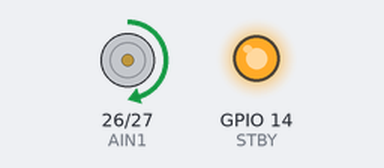
Simulated run of this sketch. Board: ESP32. Parts: motor-driver pin pairs drawn as motors (green arrow = first pin HIGH = forward, orange = second pin HIGH = backward, longer = more drive, scaled by the enable pin, stopped while the standby pin is LOW), output pins drawn as LEDs (lit = HIGH).

Above: at 1.5 s.
At 7.5 s:
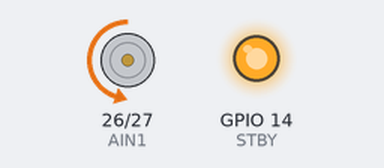
At 10.5 s:
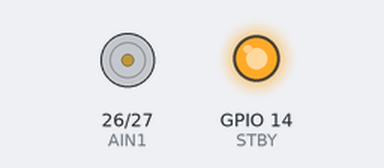
Timing chart, 0 to 15.6 s (numbered marks = the images above):
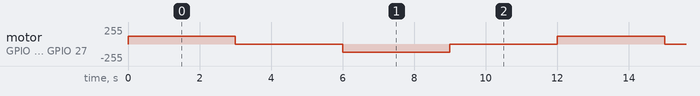

The sketch:

Motor_Test.ino
```cpp
// TB6612FNG open-loop motor test

const int PWMA = 25;
const int AIN1 = 26;
const int AIN2 = 27;
const int STBY = 14;

void setup() {
  pinMode(PWMA, OUTPUT);
  pinMode(AIN1, OUTPUT);
  pinMode(AIN2, OUTPUT);
  pinMode(STBY, OUTPUT);

  digitalWrite(STBY, HIGH); // enable driver
}

void loop() {
  // Forward
  digitalWrite(AIN1, HIGH);
  digitalWrite(AIN2, LOW);
  analogWrite(PWMA, 120);   // about 47% duty
  delay(3000);

  // Stop
  analogWrite(PWMA, 0);
  delay(3000);

  // Reverse
  digitalWrite(AIN1, LOW);
  digitalWrite(AIN2, HIGH);
  analogWrite(PWMA, 120);
  delay(3000);

  // Stop
  analogWrite(PWMA, 0);
  delay(3000);
}
```

Measured:
- by itself, motor on GPIO 26 (AIN1) / GPIO 27 (AIN2): repeats every 12.0 s: stopped 3.0 s, backward 120/255 3.0 s, stopped 3.0 s, forward 120/255 3.0 s
